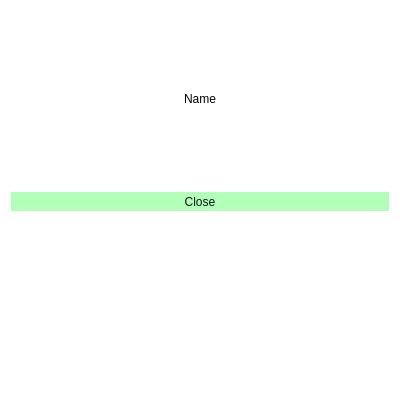
<?xml version="1.0" encoding="UTF-8"?>
<ui version="4.0">
 <class>timeralarm</class>
 <widget class="QDialog" name="timeralarm">
  <property name="geometry">
   <rect>
    <x>0</x>
    <y>0</y>
    <width>400</width>
    <height>403</height>
   </rect>
  </property>
  <property name="minimumSize">
   <size>
    <width>400</width>
    <height>300</height>
   </size>
  </property>
  <property name="maximumSize">
   <size>
    <width>400</width>
    <height>16777215</height>
   </size>
  </property>
  <property name="windowTitle">
   <string>Dialog</string>
  </property>
  <property name="styleSheet">
   <string notr="true">background-color: rgb(255, 255, 255)</string>
  </property>
  <layout class="QGridLayout" name="gridLayout">
   <item row="0" column="0">
    <layout class="QVBoxLayout" name="verticalLayout">
     <item>
      <widget class="QLabel" name="name">
       <property name="styleSheet">
        <string notr="true">color: rgb(0, 0, 0);
font: 25 16pt &quot;Calibri Light&quot;;</string>
       </property>
       <property name="text">
        <string>Name</string>
       </property>
       <property name="alignment">
        <set>Qt::AlignCenter</set>
       </property>
      </widget>
     </item>
     <item>
      <widget class="QPushButton" name="closeButton">
       <property name="enabled">
        <bool>true</bool>
       </property>
       <property name="minimumSize">
        <size>
         <width>90</width>
         <height>19</height>
        </size>
       </property>
       <property name="styleSheet">
        <string notr="true">color:rgb(20, 20, 20);
background-color: rgb(178, 255, 186);
border-radius: 20px;

min-width: 5em;
font: 25 16pt &quot;Calibri Light&quot;;
</string>
       </property>
       <property name="text">
        <string>Close</string>
       </property>
      </widget>
     </item>
     <item>
      <widget class="QLabel" name="note">
       <property name="styleSheet">
        <string notr="true">color: rgb(0, 0, 0);
font: 25 14pt &quot;Calibri Light&quot;;</string>
       </property>
       <property name="text">
        <string/>
       </property>
       <property name="alignment">
        <set>Qt::AlignCenter</set>
       </property>
       <property name="wordWrap">
        <bool>true</bool>
       </property>
      </widget>
     </item>
    </layout>
   </item>
  </layout>
 </widget>
 <resources/>
 <connections/>
</ui>
